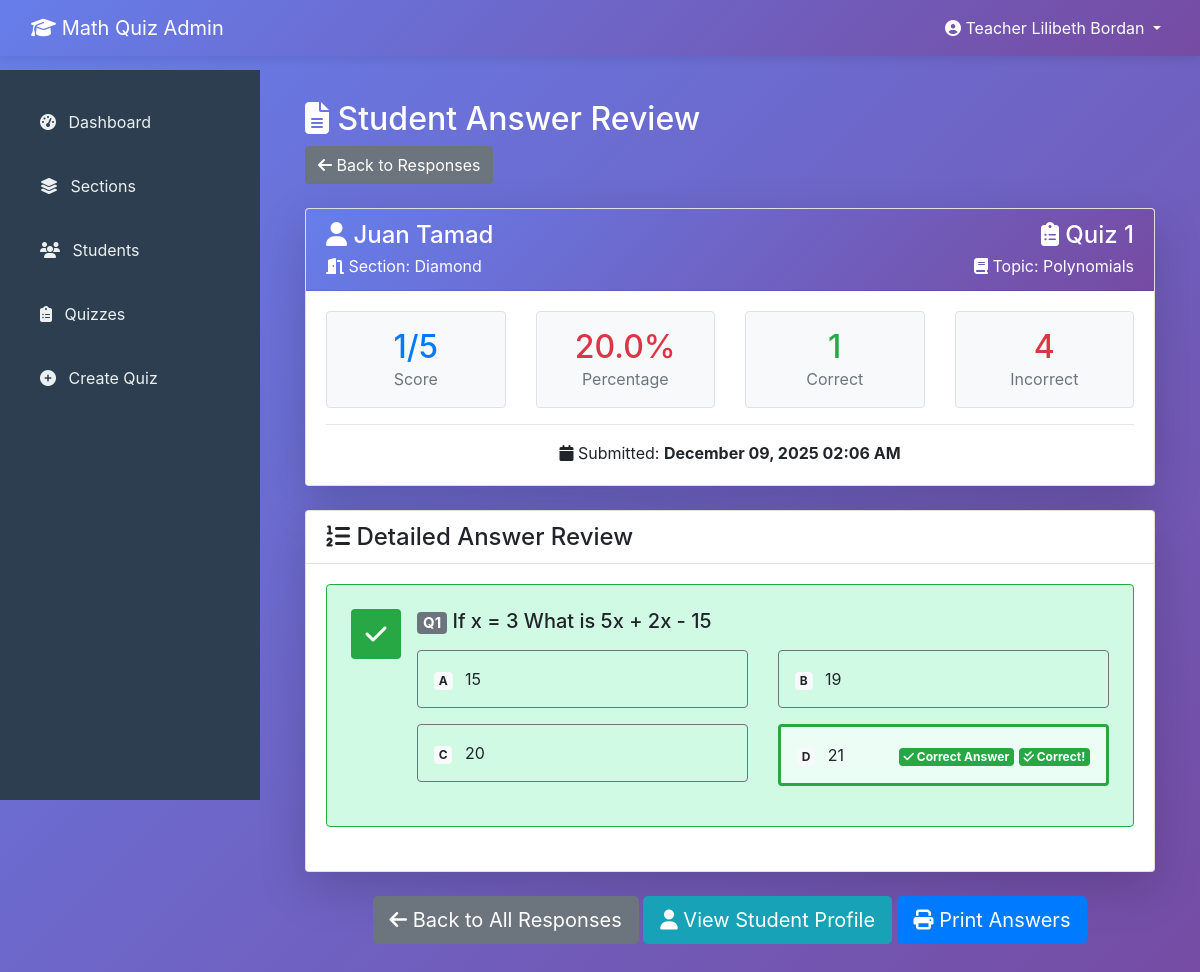
Screenshot of /views/admin/view-student-answers.php?response_id=1 (signed in) with the database file from the repository.
### tables this page shows
CREATE TABLE `quiz_responses` (
  `id` int(11) NOT NULL,
  `quiz_id` int(11) NOT NULL,
  `student_id` int(11) NOT NULL,
  `score` int(11) NOT NULL,
  `total_questions` int(11) NOT NULL,
  `percentage` decimal(5,2) NOT NULL,
  `submitted_at` timestamp NOT NULL DEFAULT current_timestamp()
);

CREATE TABLE `students` (
  `id` int(11) NOT NULL,
  `name` varchar(100) NOT NULL,
  `section` varchar(50) NOT NULL,
  `password` varchar(255) DEFAULT NULL,
  `is_guest` tinyint(1) DEFAULT 0,
  `created_at` timestamp NOT NULL DEFAULT current_timestamp(),
  `updated_at` timestamp NOT NULL DEFAULT current_timestamp() ON UPDATE current_timestamp()
);

CREATE TABLE `quizzes` (
  `id` int(11) NOT NULL,
  `title` varchar(200) NOT NULL,
  `date` date NOT NULL,
  `topic` varchar(100) DEFAULT NULL,
  `instructions` text DEFAULT NULL,
  `share_code` varchar(50) NOT NULL,
  `created_by` int(11) NOT NULL,
  `status` enum('active','inactive','archived') DEFAULT 'active',
  `created_at` timestamp NOT NULL DEFAULT current_timestamp(),
  `updated_at` timestamp NOT NULL DEFAULT current_timestamp() ON UPDATE current_timestamp()
);

CREATE TABLE `student_answers` (
  `id` int(11) NOT NULL,
  `response_id` int(11) NOT NULL,
  `question_id` int(11) NOT NULL,
  `student_answer` enum('A','B','C','D') NOT NULL,
  `is_correct` tinyint(1) NOT NULL,
  `answered_at` timestamp NOT NULL DEFAULT current_timestamp()
);

CREATE TABLE `questions` (
  `id` int(11) NOT NULL,
  `quiz_id` int(11) NOT NULL,
  `question_text` text NOT NULL,
  `choice_a` varchar(255) NOT NULL,
  `choice_b` varchar(255) NOT NULL,
  `choice_c` varchar(255) NOT NULL,
  `choice_d` varchar(255) NOT NULL,
  `correct_answer` enum('A','B','C','D') NOT NULL,
  `question_order` int(11) DEFAULT 0,
  `created_at` timestamp NOT NULL DEFAULT current_timestamp()
);

### config/config.php (called while the page is built, shortened)
<?php
class Database {
    private static $instance = null;
    private $conn;
    private function __construct() {
        try {
            $this->conn = new PDO(
                "mysql:host=" . DB_HOST . ";dbname=" . DB_NAME,
                DB_USER,
                DB_PASS,
                array(
                    PDO::ATTR_ERRMODE => PDO::ERRMODE_EXCEPTION,
                    PDO::ATTR_DEFAULT_FETCH_MODE => PDO::FETCH_ASSOC,
                    PDO::MYSQL_ATTR_INIT_COMMAND => "SET NAMES utf8"
                )
            );
        } catch(PDOException $e) {
            die("Connection failed: " . $e->getMessage());
        }
    }
    public static function getInstance() {
        if(!self::$instance) {
            self::$instance = new Database();
        }
        return self::$instance;
    }
    public function getConnection() {
        return $this->conn;
    }
}
?>

### models/Quiz.php (called while the page is built, shortened)
<?php
class Quiz {
    private $db;
    public function __construct() {
        $this->db = Database::getInstance()->getConnection();
    }
    public function getResponseDetails($responseId) {
        $stmt = $this->db->prepare("SELECT sa.*, q.question_text, q.choice_a, q.choice_b, q.choice_c, q.choice_d, q.correct_answer
                                     FROM student_answers sa
                                     JOIN questions q ON sa.question_id = q.id
                                     WHERE sa.response_id = ?
                                     ORDER BY q.id");
        $stmt->execute([$responseId]);
        return $stmt->fetchAll();
    }
}
?>

### views/admin/view-student-answers.php (the view, shortened to what this page needs)
<?php
require_once '../../config/config.php';
require_once '../../models/Quiz.php';
$responseId = isset($_GET['response_id']) ? intval($_GET['response_id']) : 0;
$quizModel = new Quiz();
$db = Database::getInstance()->getConnection();
$stmt = $db->prepare("
    SELECT qr.*, q.title as quiz_title, q.topic, s.name as student_name, s.section
    FROM quiz_responses qr
    JOIN quizzes q ON qr.quiz_id = q.id
    JOIN students s ON qr.student_id = s.id
    WHERE qr.id = ?
");
$stmt->execute([$responseId]);
$response = $stmt->fetch();
$answers = $quizModel->getResponseDetails($responseId);
include '../../includes/admin-layout.php';
?>
<div class="container-fluid">
    <div class="row mb-4">
        <div class="col-md-12">
            <h2 class="text-white">
                <i class="fas fa-file-alt"></i> Student Answer Review
            </h2>
            <a href="<?php echo APP_URL; ?>/views/admin/view-responses.php?id=<?php echo $response['quiz_id']; ?>"
               class="btn btn-secondary">
                <i class="fas fa-arrow-left"></i> Back to Responses
            </a>
        </div>
    </div>
    <div class="row mb-4">
        <div class="col-md-12">
            <div class="card shadow-lg">
                <div class="card-header text-white" style="background: linear-gradient(135deg, #667eea, #764ba2);">
                    <div class="row align-items-center">
                        <div class="col-md-6">
                            <h4 class="mb-0">
                                <i class="fas fa-user"></i> <?php echo htmlspecialchars($response['student_name']); ?>
                            </h4>
                            <p class="mb-0 mt-1">
                                <i class="fas fa-door-open"></i> Section: <?php echo htmlspecialchars($response['section']); ?>
                            </p>
                        </div>
                        <div class="col-md-6 text-right">
                            <h4 class="mb-0">
                                <i class="fas fa-clipboard-list"></i> <?php echo htmlspecialchars($response['quiz_title']); ?>
                            </h4>
                            <?php if($response['topic']): ?>
                                <p class="mb-0 mt-1">
                                    <i class="fas fa-book"></i> Topic: <?php echo htmlspecialchars($response['topic']); ?>
                                </p>
                            <?php endif; ?>
                        </div>
                    </div>
                </div>
                <div class="card-body">
                    <div class="row text-center">
                        <div class="col-md-3">
                            <div class="border rounded p-3 bg-light">
                                <h2 class="mb-0 text-primary">
                                    <?php echo $response['score']; ?>/<?php echo $response['total_questions']; ?>
                                </h2>
                                <p class="mb-0 text-muted">Score</p>
                            </div>
                        </div>
                        <div class="col-md-3">
                            <div class="border rounded p-3 bg-light">
                                <?php
                                $percentage = $response['percentage'];
                                $badgeClass = 'secondary';
                                if($percentage >= 90) $badgeClass = 'success';
                                elseif($percentage >= 75) $badgeClass = 'primary';
                                elseif($percentage >= 60) $badgeClass = 'warning';
                                else $badgeClass = 'danger';
                                ?>
                                <h2 class="mb-0 text-<?php echo $badgeClass; ?>">
                                    <?php echo number_format($percentage, 1); ?>%
                                </h2>
                                <p class="mb-0 text-muted">Percentage</p>
                            </div>
                        </div>
                        <div class="col-md-3">
                            <div class="border rounded p-3 bg-light">
                                <h2 class="mb-0 text-success">
                                    <?php echo $response['score']; ?>
                                </h2>
                                <p class="mb-0 text-muted">Correct</p>
                            </div>
                        </div>
                        <div class="col-md-3">
                            <div class="border rounded p-3 bg-light">
                                <h2 class="mb-0 text-danger">
                                    <?php echo $response['total_questions'] - $response['score']; ?>
                                </h2>
                                <p class="mb-0 text-muted">Incorrect</p>
                            </div>
                        </div>
                    </div>
                    <hr>
                    <div class="text-center">
                        <p class="mb-0">
                            <i class="fas fa-calendar"></i> Submitted:
                            <strong><?php echo date('F d, Y h:i A', strtotime($response['submitted_at'])); ?></strong>
                        </p>
                    </div>
                </div>
            </div>
        </div>
    </div>
    <div class="row">
        <div class="col-md-12">
            <div class="card shadow-lg">
                <div class="card-header bg-white">
                    <h4 class="mb-0">
                        <i class="fas fa-list-ol"></i> Detailed Answer Review
                    </h4>
                </div>
                <div class="card-body">
                    <?php foreach($answers as $index => $answer): ?>
                        <div class="question-review-item mb-4 p-4 border rounded <?php echo $answer['is_correct'] ? 'border-success bg-light-success' : 'border-danger bg-light-danger'; ?>">
                            <div class="d-flex align-items-start">
                                <div class="question-number mr-3">
                                    <div class="badge badge-lg <?php echo $answer['is_correct'] ? 'badge-success' : 'badge-danger'; ?>"
                                         style="font-size: 24px; width: 50px; height: 50px; display: flex; align-items: center; justify-content: center;">
                                        <?php if($answer['is_correct']): ?>
                                            <i class="fas fa-check"></i>
                                        <?php else: ?>
                                            <i class="fas fa-times"></i>
                                        <?php endif; ?>
                                    </div>
                                </div>
                                <div class="flex-grow-1">
                                    <h5 class="mb-3">
                                        <span class="badge badge-secondary">Q<?php echo $index + 1; ?></span>
                                        <?php echo htmlspecialchars($answer['question_text']); ?>
                                    </h5>
                                    <div class="row">
                                        <?php
                                        $choices = [
                                            'A' => $answer['choice_a'],
                                            'B' => $answer['choice_b'],
                                            'C' => $answer['choice_c'],
                                            'D' => $answer['choice_d']
                                        ];
                                        foreach($choices as $letter => $text):
                                            $isStudentAnswer = ($answer['student_answer'] == $letter);
                                            $isCorrectAnswer = ($answer['correct_answer'] == $letter);
                                            $class = 'border-secondary';
                                            $bgClass = '';
                                            if($isCorrectAnswer) {
                                                $class = 'border-success';
                                                $bgClass = 'bg-success-light';
                                            }
                                        ?>
                                            <div class="col-md-6 mb-3">
                                                <div class="p-3 border rounded <?php echo $class; ?> <?php echo $bgClass; ?>"
                                                     style="<?php echo ($isStudentAnswer || $isCorrectAnswer) ? 'border-width: 3px !important;' : ''; ?>">
                                                    <div class="d-flex justify-content-between align-items-start">
                                                        <div>
                                                            <strong class="badge badge-light"><?php echo $letter; ?></strong>
                                                            <span class="ml-2"><?php echo htmlspecialchars($text); ?></span>
                                                        </div>
                                                        <div class="ml-2">
                                                            <?php if($isCorrectAnswer): ?>
                                                                <span class="badge badge-success">
                                                                    <i class="fas fa-check"></i> Correct Answer
                                                                </span>
                                                            <?php endif; ?>
                                                            <?php if($isStudentAnswer && $isCorrectAnswer): ?>
                                                                <span class="badge badge-success">
                                                                    <i class="fas fa-check-double"></i> Correct!
                                                                </span>
                                                            <?php endif; ?>
                                                        </div>
                                                    </div>
                                                </div>
                                            </div>
                                        <?php endforeach; ?>
                                    </div>
                                </div>
                            </div>
                        </div>
                    <?php endforeach; ?>
                </div>
            </div>
        </div>
    </div>
    <div class="row mt-4 mb-5">
        <div class="col-md-12 text-center">
            <a href="<?php echo APP_URL; ?>/views/admin/view-responses.php?id=<?php echo $response['quiz_id']; ?>"
               class="btn btn-secondary btn-lg">
                <i class="fas fa-arrow-left"></i> Back to All Responses
            </a>
            <a href="<?php echo APP_URL; ?>/views/admin/view-student.php?id=<?php echo $response['student_id']; ?>"
               class="btn btn-info btn-lg">
                <i class="fas fa-user"></i> View Student Profile
            </a>
            <button onclick="window.print()" class="btn btn-primary btn-lg">
                <i class="fas fa-print"></i> Print Answers
            </button>
        </div>
    </div>
</div>
<?php include '../../includes/admin-layout-footer.php'; ?>

### includes/admin-layout.php (style rules this page uses)
body { background: linear-gradient(135deg, #667eea 0%, #764ba2 100%); min-height: 100vh; }

### views/admin/view-student-answers.php (style rules this page uses)
.bg-light-success { background-color: #d1fae5 !important; }
.bg-success-light { background-color: #ecfdf5 !important; }
.question-review-item { transition: all 0.3s; }
.question-number { flex-shrink: 0; }

### rows the page displays
quiz_responses: student.name "Juan Tamad", student.section "Diamond", quiz.title "Quiz 1", quiz.topic "Polynomials", score "1", total_questions "5", percentage "20.0", $response['total_questions'] - $response['score'] "4", submitted_at "December 09, 2025 02:06 AM"
student_answers: is_correct 1 (drawn), question.question_text "If x = 3 What is 5x + 2x - 15", letter "A", question.choice_a "15", letter "B", question.choice_b "19", letter "C", question.choice_c "20", letter "D", question.choice_d "21", student_answer "D" (drawn)

### other values shown
$_SESSION['admin_name'] "Teacher Lilibeth Bordan"
